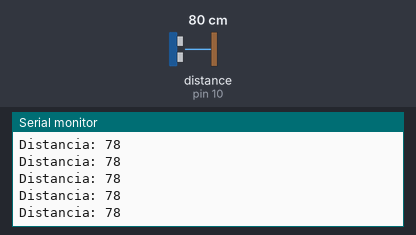
The sketch below on a simulated Arduino Uno, built with avr-gcc and run on an emulated ATmega328P. On the bench: the last lines printed to the serial monitor. Wiring (inferred from the names in the program): ultrasonic range finder: trigger pin 9; echo pin 10. Inputs (shaded band) come from the test bench; at power-on: distance to the obstacle (sensor on pin 10) 80 cm. The echo pulse lasts 58.3 µs per cm.

Above: at 1.2 s.
1.3 s: distance to the obstacle (sensor on pin 10) set to 2 cm
At 2.2 s:
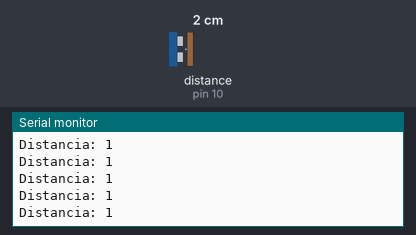
4.3 s: distance to the obstacle (sensor on pin 10) set to 18 cm
At 5.4 s:
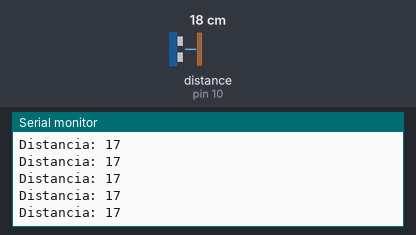
7.3 s: distance to the obstacle (sensor on pin 10) set to 4 cm
At 8.1 s:
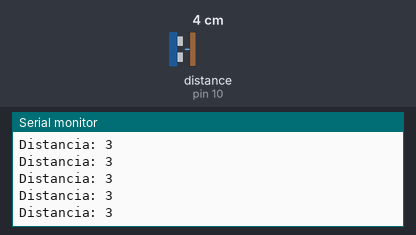
10.3 s: distance to the obstacle (sensor on pin 10) set to 299 cm
At 11.0 s:
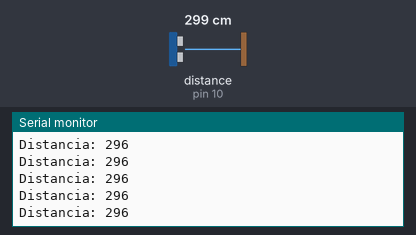
13.3 s: distance to the obstacle (sensor on pin 10) set to 9 cm
At 14.0 s:
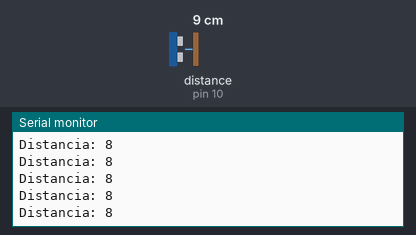
16.3 s: distance to the obstacle (sensor on pin 10) set to 120 cm
At 17.1 s:
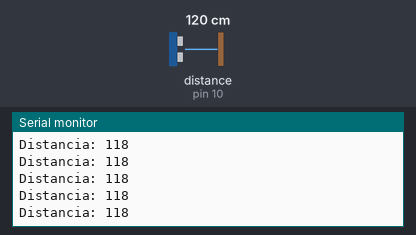
Timing chart, 0 to 19.3 s (numbered marks = the images above; inputs shaded):
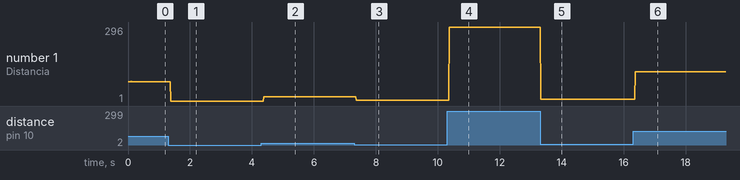

The sketch:

ultrasonic-sensor-micros.ino
```cpp
/*
* Objetivo: medir distancias usando un sensor ultrasónico,
* Para simular delays, utilizo la función micros().
* Para ejecutarlo, podemos armar el circuito como se
* indica en: http://howtomechatronics.com/tutorials/arduino/ultrasonic-sensor-hc-sr04/
*/

// Si definimos VERBOSE, entonces se van a compilar las sentencias asociadas al DEBUG
// (en este Sketch serían las que utilizan al Monitor Serie).
// Comentar la siguiente línea para evitar el modo VERBOSE.
#define VERBOSE

// Pines digitales utilizados.
#define TRIG_PIN 9
#define ECHO_PIN 10

// Tiempos mínimos requeridos para el funcionamiento del sensor HC-SR04.
#define TRIG_PIN_CLEANING_DURATION 2 // microsegundos
#define TRIG_PIN_HIGH_STATE_DURATION 10 // microsegundos

// Estos booleanos estan para que ciertas líneas solo se llamen una vez. //TODO: Chequear si realmente hacen falta.
boolean shouldClearTrigPin = true;
boolean shouldSetTrigPinHigh = true;

unsigned long timestamp; // microsegundos

long duration;
int distance;

void setup() {
  pinMode(TRIG_PIN, OUTPUT);
  pinMode(ECHO_PIN, INPUT);

  #ifdef VERBOSE
  Serial.begin(9600);
  #endif
}

void loop() {
  if (shouldClearTrigPin == true) {
     digitalWrite(TRIG_PIN, LOW);
     shouldClearTrigPin = false;

     // Guardo una marca de tiempo que me dice
     // cuándo "se comenzó a limpiar" el trigPin.
     timestamp = micros();
  }

  // Chequeamos si pasó el tiempo necesario para limpiar el TrigPin.
  if ((micros() - timestamp) >= TRIG_PIN_CLEANING_DURATION) {

     if (shouldSetTrigPinHigh == true) {
        digitalWrite(TRIG_PIN, HIGH);
        shouldSetTrigPinHigh = false;

        // Guardo una marca de tiempo que me dice
        // cuándo se puso en alto el trigPin.
        timestamp = micros();
     }

     // Chequeamos si pasó el tiempo necesario para poder bajar al TrigPin.
     if ((millis() - timestamp) >= TRIG_PIN_HIGH_STATE_DURATION) {
         digitalWrite(TRIG_PIN, LOW);

         duration = pulseIn(ECHO_PIN, HIGH);

         // Calculamos la distancia.
         distance= duration * 0.034/2;

         // La "tarea ppal" terminó, resetteamos variables.
         shouldClearTrigPin = true;
         shouldSetTrigPinHigh = true;

         #ifdef VERBOSE
         Serial.print("Distancia: ");
         Serial.println(distance);
         #endif
     }
  }
}
```

Measured:
- after the input at 1.3 s, the serial monitor: prints a new line after 0.08 s (image 1)
- after the input at 4.3 s, the serial monitor: prints a new line after 0.08 s (image 2)
- after the input at 7.3 s, the serial monitor: prints a new line after 0.07 s (image 3)
- after the input at 10.3 s, the serial monitor: prints a new line after 0.07 s (image 4)
- after the input at 13.3 s, the serial monitor: prints a new line at once (image 5)
- after the input at 16.3 s, the serial monitor: prints a new line after 0.07 s (image 6)
- plotted number 1: 78 → 1 after the input at 1.3 s, 1 → 17 after the input at 4.3 s, 17 → 3 after the input at 7.3 s, 3 → 296 after the input at 10.3 s, 296 → 8 after the input at 13.3 s
